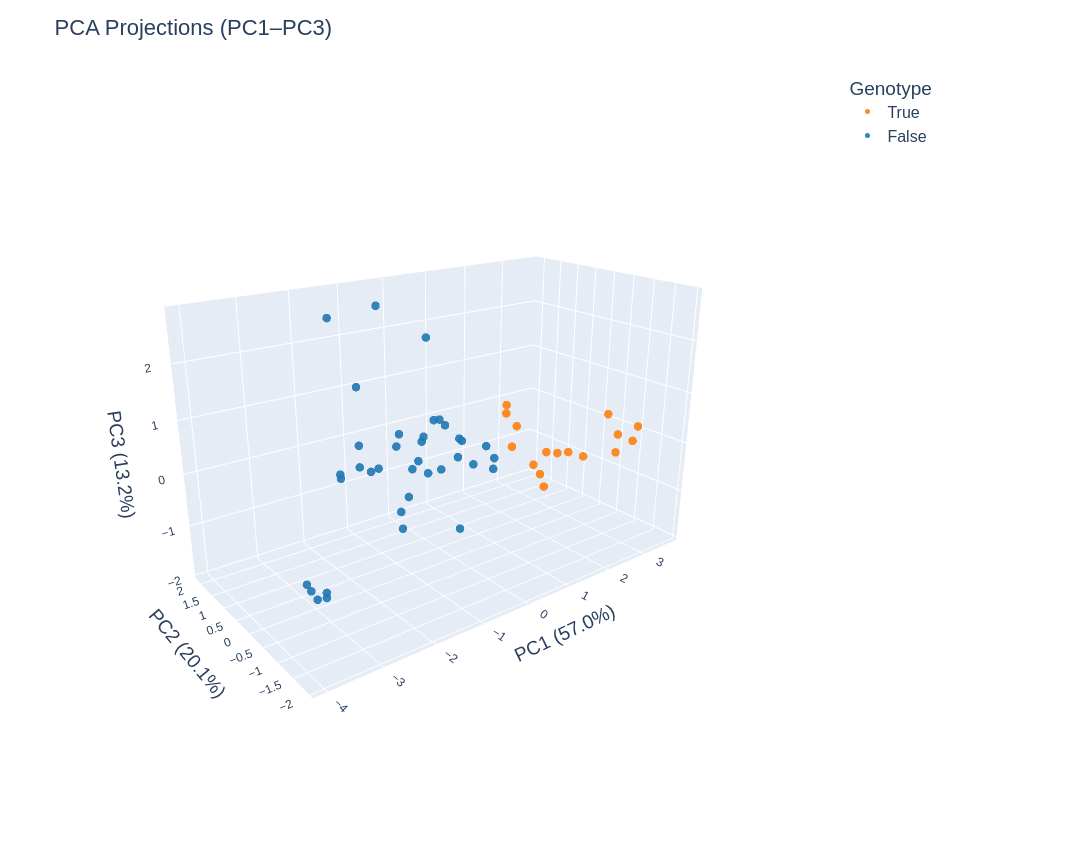

The code cell stored with this chart in its notebook:
### Code cell
import plotly.io as pio
from IPython.display import display


col_str = 'is_learn'

cats = pd.Index(sorted(proj_df[col_str].unique()))
n = len(cats)
palette = sns.color_palette("tab10", n)
color_map = dict(zip(cats, palette))

# Reuse proj_df and color_map from above
plot_df = proj_df.reset_index().rename(columns={"index":"fly_id"})

# Convert seaborn/matplotlib colors to hex for plotly
color_map = dict(zip(cats, palette))
color_map_hex = {g: mcolors.to_hex(c) for g, c in color_map.items()}

fig = px.scatter_3d(
    plot_df,
    x="PC1", y="PC2", z="PC3",
    color=col_str,
    color_discrete_map=color_map_hex,
    hover_data=["fly_id", "geno_smpl",'learn_note'],
    title="PCA Projections (PC1–PC3)"
)
fig.update_traces(marker=dict(size=5, opacity=0.9))
fig.update_layout(
    legend_title_text="Genotype",
    scene=dict(
        xaxis_title=f"PC1 ({pca.explained_variance_ratio_[0]:.1%})",
        yaxis_title=f"PC2 ({pca.explained_variance_ratio_[1]:.1%})",
        zaxis_title=f"PC3 ({pca.explained_variance_ratio_[2]:.1%})",
    )
)

fig.update_layout(
    width=1100, height=850,                    # << size here
    margin=dict(l=60, r=260, t=70, b=50),      # leave space for a tall legend
    font=dict(family="Arial",size=16),
    legend=dict(y=1, x=1.02, yanchor="top"),   # legend outside
    scene=dict(
        xaxis_title=f"PC1 ({pca.explained_variance_ratio_[0]:.1%})",
        yaxis_title=f"PC2 ({pca.explained_variance_ratio_[1]:.1%})",
        zaxis_title=f"PC3 ({pca.explained_variance_ratio_[2]:.1%})",
        xaxis=dict(tickfont=dict(size=12)),
        yaxis=dict(tickfont=dict(size=12)),
        zaxis=dict(tickfont=dict(size=12)),
    ),
    hoverlabel=dict(font_size=14)
)


fig.update_layout(
    scene_camera=dict(
        eye=dict(x=-1.6, y=-2.1, z=1),   # rotate around X/Y/Z
        up=dict(x=0, y=0, z=1.5)       # z-axis is vertical
    )
)

# fig = go.FigureWidget(fig)

# show the fig and attach listener
display(fig)

# Attach a listener that prints the camera dict when you rotate
from IPython.display import Javascript

display(Javascript("""
require(["base/js/namespace"], function(Jupyter) {
  Jupyter.notebook.kernel.execute("last_camera = None")  // initialize
  const figs = document.querySelectorAll('.js-plotly-plot');
  figs.forEach(fig => {
    fig.on('plotly_relayout', ev => {
      if(ev['scene.camera']){
        const cam = JSON.stringify(ev['scene.camera']);
        Jupyter.notebook.kernel.execute("last_camera = " + cam);
        console.log("Camera updated:", ev['scene.camera']);
      }
    });
  });
});
"""))

# fig.show()
# fig.write_image(f'./Figure3/pca_proj_3d.png)
# fig.write_image("pca_projection.png", width=4400, height=3400, scale=1)

### Figure 1 — Plotly figure (JSON) as saved in the notebook; plotly's stock layout.template omitted (floating-point values rounded to 4 significant figures)
{"data": [{"customdata": [["210302_F1_C2", "HC", ""], ["210405_F1_C1", "HC", ""], ["210604_F1_C1", "HC", ""], ["210903_F3_C1", "HC", ""], ["210915_F1_C1", "HC", ""], ["210917_F2_C1", "HC", ""], ["250227_F2_C1", "+", ""], ["250227_F3_C1", "+", ""], ["250228_F2_C1", "+", ""], ["250304_F3_C1", "+", ""], ["250425_F1_C1", "+", ""], ["250506_F2_C1", "+;TH>kir2.1", "ok learner, got frustrated a bit"], ["250514_F1_C1", "+;TH>kir2.1", "ok learner, timed out a bit"], ["250923_F2_C1", "+", ""], ["250924_F2_C1", "+", ""], ["250925_F1_C1", "+", ""]], "hovertemplate": "is_learn=True<br>PC1=%{x}<br>PC2=%{y}<br>PC3=%{z}<br>fly_id=%{customdata[0]}<br>geno_smpl=%{customdata[1]}<br>learn_note=%{customdata[2]}<extra></extra>", "legendgroup": "True", "marker": {"color": "#ff7f0e", "opacity": 0.9, "size": 5, "symbol": "circle"}, "mode": "markers", "name": "True", "scene": "scene", "showlegend": true, "type": "scatter3d", "x": [3.72, 1.593, 2.208, 1.346, 0.8526, 1.712, 2.401, 0.9978, 2.907, 2.896, 2.378, 2.2, 2.305, 1.485, 0.946, 2.054], "y": [-0.3028, -1.301, -1.882, -0.6625, -0.4234, 0.5514, -0.9146, -1.319, -1.667, -1.777, 0.06869, -1.914, -0.319, -0.7038, -0.61, 0.7397], "z": [0.1346, 0.1377, 0.1671, -0.2593, 0.9533, 0.3379, -0.271, -0.3797, 0.1598, 0.4809, -0.4908, 0.5239, -0.3697, -0.4731, 0.5806, -0.5069]}, {"customdata": [["210331_F2_C1", "HC", "Not sure..."], ["241205_F2_C1", "w;iav>kir2.1", ""], ["241205_F3_C1", "w;iav>kir2.1", ""], ["241219_F1_C1", "w;iav>kir2.1", ""], ["241219_F2_C1", "w;iav>kir2.1", ""], ["241220_F1_C1", "w;iav>kir2.1", ""], ["241220_F2_C1", "w;iav>kir2.1", ""], ["250127_F1_C1", "w", ""], ["250127_F2_C1", "w", ""], ["250128_F1_C1", "w", ""], ["250204_F1_C1", "w", ""], ["250204_F2_C1", "w", ""], ["250211_F2_C1", "w", ""], ["250211_F3_C1", "w", ""], ["250226_F2_C1", "+", "Never got it, tried hard"], ["250228_F1_C1", "+", "Adjusted baseline, but never got it"], ["250304_F2_C1", "+", "green, frustrated"], ["250317_F1_C1", "+;iav>kir2.1", ""], ["250317_F2_C1", "+;iav>kir2.1", ""], ["250318_F1_C1", "+;iav>kir2.1", ""], ["250318_F2_C1", "+;iav>kir2.1", ""], ["250318_F3_C1", "+;iav>kir2.1", ""], ["250320_F1_C1", "+;iav>kir2.1", ""], ["250320_F2_C1", "+;iav>kir2.1", ""], ["250325_F1_C1", "+;iav>kir2.1", ""], ["250423_F1_C1", "+;iav>kir2.1", ""], ["250423_F2_C1", "+;iav>kir2.1", ""], ["250507_F1_C1", "+;TH>kir2.1", ""], ["250507_F2_C1", "+;TH>kir2.1", ""], ["250509_F1_C1", "+;TH>kir2.1", ""], ["250509_F2_C1", "+;TH>kir2.1", ""], ["250515_F1_C1", "+", "Green LED??"], ["250813_F1_C1", "w,NorpA", ""], ["250813_F3_C1", "w,NorpA", ""], ["250923_F1_C1", "+", "learns late?"], ["250924_F1_C1", "+", "tires out"], ["250925_F2_C1", "+", "tires out"]], "hovertemplate": "is_learn=False<br>PC1=%{x}<br>PC2=%{y}<br>PC3=%{z}<br>fly_id=%{customdata[0]}<br>geno_smpl=%{customdata[1]}<br>learn_note=%{customdata[2]}<extra></extra>", "legendgroup": "False", "marker": {"color": "#1f77b4", "opacity": 0.9, "size": 5, "symbol": "circle"}, "mode": "markers", "name": "False", "scene": "scene", "showlegend": true, "type": "scatter3d", "x": [-0.03709, -0.2981, -3.36, -4.002, -3.564, -3.921, -3.664, -2.098, -2.196, -0.7694, 0.337, -1.499, -1.441, -2.171, 1.29, 1.509, -0.6682, 0.2111, -0.7158, -1.074, -0.7874, 0.5513, 1.068, -1.358, -0.9739, -1.105, -0.2475, 1.51, 0.1105, -2.216, 0.3878, -0.07112, 0.253, 0.03036, -0.419, -0.1096, -0.4917], "y": [-0.1768, 2.124, -1.065, -1.966, -1.432, -1.504, -1.134, 0.527, 0.3716, 0.6425, 1.982, 0.4957, 0.9952, -0.2327, 1.043, 0.6774, -0.08472, 1.332, -0.117, -1.525, -0.4189, -0.2253, 1.145, 2.068, -0.3797, 0.8074, 1.365, 0.6545, 0.5633, -0.3062, 0.8071, -0.1822, 0.8031, 1.851, 0.7588, 0.9975, 1.175], "z": [0.4348, -0.8553, -1.11, -0.5607, -0.9499, -0.5606, -0.9403, -0.04735, 0.1088, -1.119, -1.612, -0.06325, 1.377, 0.4393, -0.805, -0.8363, -0.1071, -0.1469, 2.389, -0.5033, 1.02, 0.1673, -0.2718, 2.405, 0.7494, 2.819, -1.921, -0.5969, -0.4531, 0.8554, 0.3102, 0.08634, 0.4551, -0.1048, -0.3761, -0.3689, -0.03216]}], "layout": {"font": {"family": "Arial", "size": 16}, "height": 850, "hoverlabel": {"font": {"size": 14}}, "legend": {"title": {"text": "Genotype"}, "tracegroupgap": 0, "x": 1.02, "y": 1, "yanchor": "top"}, "margin": {"b": 50, "l": 60, "r": 260, "t": 70}, "scene": {"camera": {"eye": {"x": -1.6, "y": -2.1, "z": 1}, "up": {"x": 0, "y": 0, "z": 1.5}}, "domain": {"x": [0, 1], "y": [0, 1]}, "xaxis": {"tickfont": {"size": 12}, "title": {"text": "PC1 (57.0%)"}}, "yaxis": {"tickfont": {"size": 12}, "title": {"text": "PC2 (20.1%)"}}, "zaxis": {"tickfont": {"size": 12}, "title": {"text": "PC3 (13.2%)"}}}, "title": {"text": "PCA Projections (PC1–PC3)"}, "width": 1100}}
